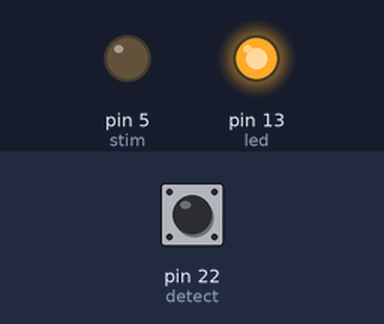
This sketch was run on a simulated Arduino Mega 2560, built with avr-gcc and run on an emulated ATmega2560. Parts: output pins drawn as LEDs (lit = HIGH). Inputs (shaded band) come from the test bench; at power-on: pin 22 (detect) HIGH. What the sketch prints to the serial monitor is not drawn.

Above: at 0.1 s.
At 5.2 s:
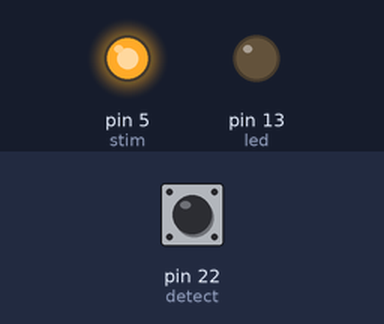
Timing chart, 0 to 13.3 s (numbered marks = the images above):
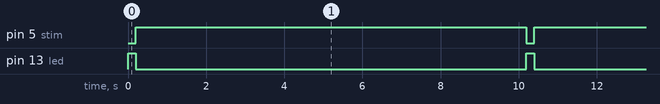

Measured:
- by itself, pin 5 (stim): alternates HIGH for 10.0 s and LOW for 0.20 s
- by itself, pin 13 (led): alternates HIGH for 0.20 s and LOW for 10.0 s

The sketch:

air_puff_every_10s.ino
```cpp
/*
  Bonsai signal as input

  Using a binary signal receive from bonsai, turn on a external LED.

*/
// name the varaibles we are using:

//bonsai input:
const int detect = 22;
const int led = 13;
const int stim = 5;


// variables will change:
int state;

// the setup function runs once when you press reset or power the board
void setup() {
  pinMode(detect, INPUT_PULLUP);
  pinMode(led, OUTPUT);
  pinMode(stim, OUTPUT);
  Serial.begin(9600);
}

void loop() {
  state= digitalRead(detect);
  Serial.println(state);
  // if state is activated state is high  turn on led ans stim
  if (state == HIGH) {
    //maybe insert a delay for better positioning
    digitalWrite(stim, LOW);
    digitalWrite(led,HIGH);
    //time of the TTL
    delay(200);
    digitalWrite(stim,HIGH);
    digitalWrite(led,LOW);
    //refractory period after a stim is delivered 10s
    delay(10000);
  }
  else {
    digitalWrite(stim,HIGH);
    digitalWrite(led,LOW);
  }
}
```
